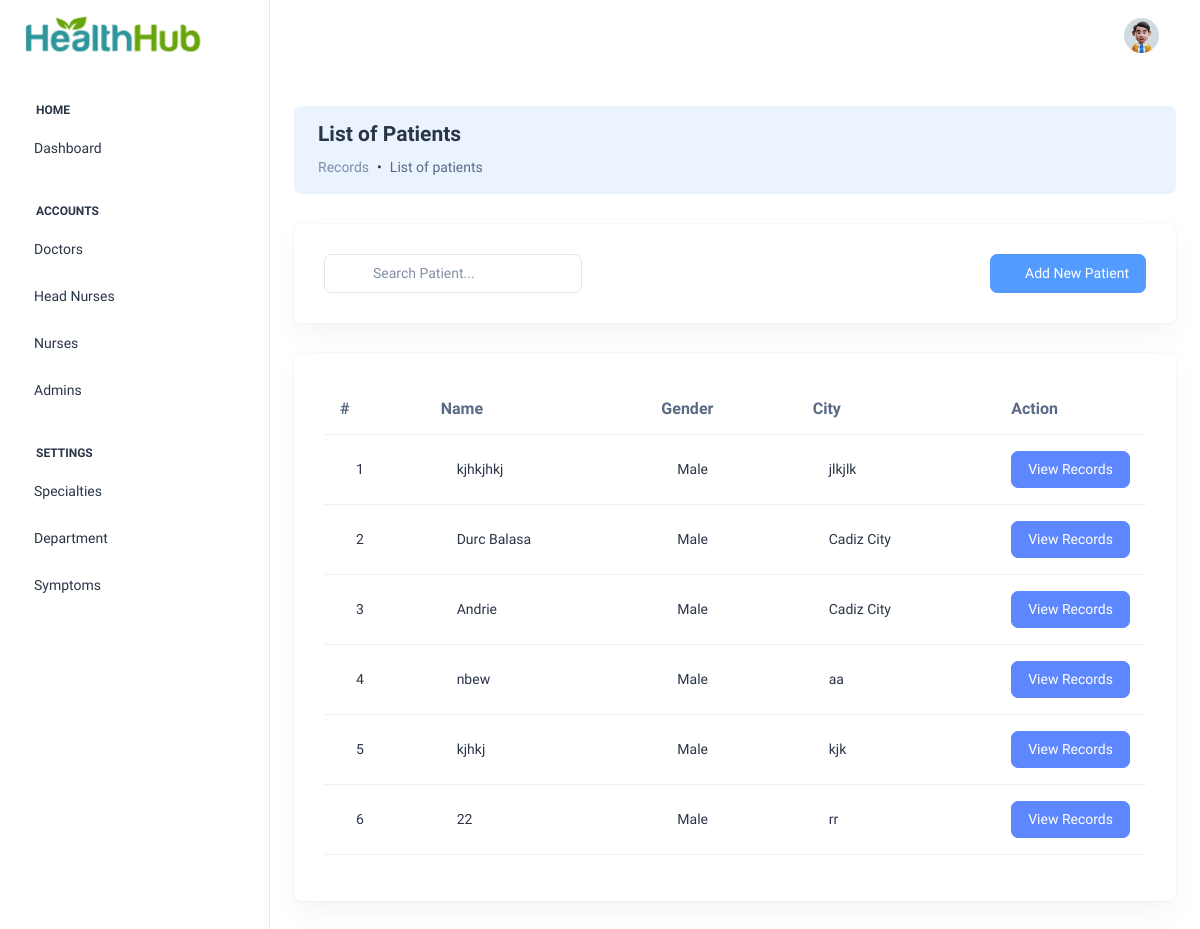
Page /pages/admitted-patients.php (signed in) on the committed database.
### tables this page shows
CREATE TABLE `patient` (
  `Id` int(11) NOT NULL AUTO_INCREMENT,
  `fullName` varchar(255) DEFAULT NULL,
  `dob` date DEFAULT NULL,
  `gender` varchar(255) DEFAULT NULL,
  `address` text,
  `city` varchar(255) DEFAULT NULL,
  `phoneNumber` varchar(255) DEFAULT NULL,
  `email` varchar(255) DEFAULT NULL,
  `emergencyContactName` varchar(255) DEFAULT NULL,
  `relationship` varchar(255) DEFAULT NULL,
  `emergencyPhoneNumber` varchar(255) DEFAULT NULL,
  `insuranceProvider` varchar(255) DEFAULT NULL,
  `policyNumber` varchar(255) DEFAULT NULL,
  `groupNumber` varchar(255) DEFAULT NULL,
  `subscriberName` varchar(255) DEFAULT NULL,
  `subscriberDob` varchar(255) DEFAULT NULL,
  `subscriberId` varchar(255) DEFAULT NULL,
  `status` varchar(255) DEFAULT 'Admitted',
  PRIMARY KEY (`Id`)
);

### config/Models.php (called while the page is built, shortened)
<?php
include "CRUD.php";
function patient() {
	$crud = new CRUD;
	$crud->table = "patient";
	return $crud;
}
?>

### config/CRUD.php (called while the page is built)
<?php class CRUD{var $table;var $obj=array();function arrayToQuery($query){$query_array=array();foreach($query as $key=>$key_value){if($key_value=="NOW()"){$query_array[]="$key=$key_value";}else{$query_array[]="$key='".htmlspecialchars($key_value,ENT_QUOTES)."'";}}return implode(', ',$query_array);}function list($query=""){$query=$query?"where ".$query:"";$db=Database::connect();$pdo=$db->prepare("select * from $this->table $query");$pdo->execute();$result=$pdo->fetchAll(PDO::FETCH_OBJ);Database::disconnect();return $result;}function count($query=""){$query=$query?"where ".$query:"";$db=Database::connect();$pdo=$db->prepare("select * from $this->table $query");$pdo->execute();Database::disconnect();return $pdo->rowCount();}function get($args){$db=Database::connect();$pdo=$db->prepare("select * from $this->table where $args");$pdo->execute();$result=$pdo->fetch(PDO::FETCH_OBJ);Database::disconnect();return $result;}function create(){$object=$this->arrayToQuery($this->obj);$db=Database::connect();$pdo=$db->prepare("insert into $this->table set $object");$pdo->execute();Database::disconnect();}function update($args){$object=$this->arrayToQuery($this->obj);$db=Database::connect();$pdo=$db->prepare("update $this->table set $object where $args");$pdo->execute();Database::disconnect();}function delete($args){$db=Database::connect();$pdo=$db->prepare("delete from $this->table where $args");$pdo->execute();Database::disconnect();}} ?>

### pages/admitted-patients.php (the view, shortened to what this page needs)
<?php
  $ROOT_DIR="../";
  include $ROOT_DIR . "templates/header.php";
  $patient_list = patient()->list("status='Admitted'");
?>
<br>
      <div class="card bg-light-info shadow-none position-relative overflow-hidden">
        <div class="card-body px-4 py-3">
          <div class="row align-items-center">
            <div class="col-9">
              <h4 class="fw-semibold mb-8">List of Patients</h4>
              <nav aria-label="breadcrumb">
                <ol class="breadcrumb">
                  <li class="breadcrumb-item"><a class="text-muted " href="">Records</a></li>
                  <li class="breadcrumb-item" aria-current="page">List of patients</li>
                </ol>
              </nav>
            </div>
          </div>
        </div>
      </div>
      <div class="widget-content searchable-container list">
        <div class="card card-body">
          <div class="row">
            <div class="col-md-4 col-xl-3">
              <form class="position-relative">
                <input type="text" class="form-control product-search ps-5" id="input-search" placeholder="Search Patient..." />
                <i class="ti ti-search position-absolute top-50 start-0 translate-middle-y fs-6 text-dark ms-3"></i>
              </form>
            </div>
            <div class="col-md-8 col-xl-9 text-end d-flex justify-content-md-end justify-content-center mt-3 mt-md-0">
              <a href="patient-form.php" class="btn btn-info d-flex align-items-center">
                <i class="ti ti-users text-white me-1 fs-5"></i> Add New Patient
              </a>
            </div>
          </div>
        </div>
        <div class="card card-body">
          <div class="table-responsive">
            <table class="table search-table align-middle text-nowrap">
              <thead class="header-item">
                <th>#</th>
                <th>Name</th>
                <th>Gender</th>
                <th>City</th>
                <th width="10%">Action</th>
              </thead>
              <tbody>
                <?php
                $count = 0;
                foreach ($patient_list as $row):
                  $count += 1;
                   ?>
                <tr class="search-items">
                  <td>
                    <div class="d-flex align-items-center">
                      <div class="ms-3">
                        <div class="user-meta-info">
                          <h6 class="user-name mb-0"
                          ><?=$count;?></h6>
                        </div>
                      </div>
                    </div>
                  </td>
                    <td>
                      <div class="d-flex align-items-center">
                        <div class="ms-3">
                          <div class="user-meta-info">
                            <h6 class="user-name mb-0"
                            ><?=$row->fullName;?></h6>
                          </div>
                        </div>
                      </div>
                    </td>
                      <td>
                        <div class="d-flex align-items-center">
                          <div class="ms-3">
                            <div class="user-meta-info">
                              <h6 class="user-name mb-0"
                              ><?=$row->gender;?></h6>
                            </div>
                          </div>
                        </div>
                      </td>
                        <td>
                          <div class="d-flex align-items-center">
                            <div class="ms-3">
                              <div class="user-meta-info">
                                <h6 class="user-name mb-0"
                                ><?=$row->city;?></h6>
                              </div>
                            </div>
                          </div>
                        </td>
                  <td>
                    <div class="action-btn">
                      <a href="medical-records.php?patientId=<?=$row->Id;?>" class="btn btn-primary">
                        View Records
                      </a>
                    </div>
                  </td>
                </tr>
              <?php endforeach; ?>
              </tbody>
            </table>
          </div>
        </div>
      </div>
      <?php include $ROOT_DIR . "templates/footer.php"; ?>

### rows in the picture
patient: fullName "kjhkjhkj", gender "Male", city "jlkjlk"
patient: fullName "Durc Balasa", gender "Male", city "Cadiz City"
patient: fullName "Andrie", gender "Male", city "Cadiz City"
patient: fullName "nbew", gender "Male", city "aa"
patient: fullName "kjhkj", gender "Male", city "kjk"
patient: fullName "22", gender "Male", city "rr"
